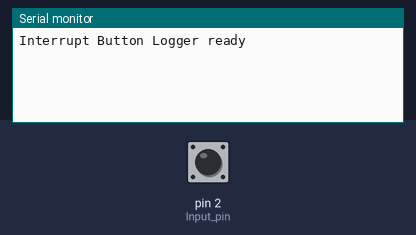
The sketch below on a simulated Arduino Uno, built with avr-gcc and run on an emulated ATmega328P. Shown: the last lines printed to the serial monitor. Inputs (shaded band) come from the test bench; at power-on: pin 2 (Input_pin) HIGH.

Above: at 1.2 s.
1.3 s: pin 2 (Input_pin) pulled LOW for 0.15 s
At 2.5 s:
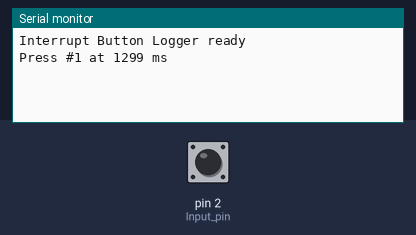
2.9 s: pin 2 (Input_pin) pulled LOW for 1 s
At 3.8 s:
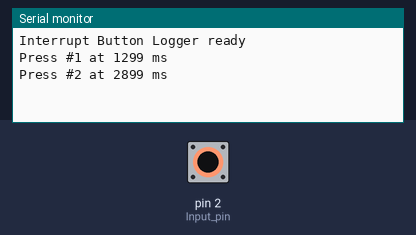
5.4 s: pin 2 (Input_pin) pulled LOW for 0.15 s
At 6.9 s:
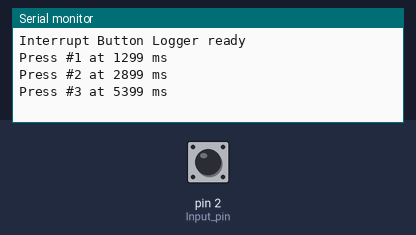

Measured:
- after the input at 1.3 s, the serial monitor: prints a new line at once (image 1)
- after the input at 2.9 s, the serial monitor: prints a new line at once (image 2)
- after the input at 5.4 s, the serial monitor: prints a new line at once (image 3)

The sketch:

ButtonInterrupter.ino
```cpp
int Input_pin = 2;
const unsigned long time_delay = 50;
volatile unsigned long cur_time = 0;
volatile bool button_press = false;
int press_count = 0;

void buttonInterrupt(){
  unsigned long now = millis();
  if(now - cur_time > time_delay){
    button_press = true;
    cur_time = now;
  }
}

void setup() {
  // put your setup code here, to run once:
  Serial.begin(9600);

  pinMode(Input_pin, INPUT_PULLUP);
  attachInterrupt(digitalPinToInterrupt(Input_pin), buttonInterrupt, FALLING);

  Serial.println("Interrupt Button Logger ready");
}

void loop() {
  // put your main code here, to run repeatedly:
  if(button_press){
    button_press = false;
    press_count++;

    Serial.print("Press #");
    Serial.print(press_count);
    Serial.print(" at ");
    Serial.print(millis());
    Serial.print(" ms\n");
  }
}
```
